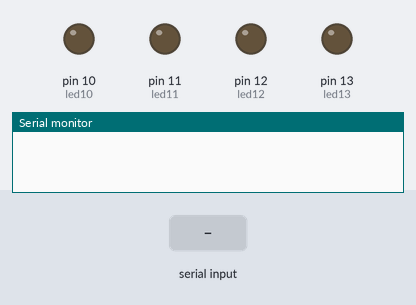
A sketch run on a simulated Arduino Uno, built with avr-gcc and run on an emulated ATmega328P. Parts: output pins drawn as LEDs (lit = HIGH), the last lines printed to the serial monitor. The test bench sets the inputs (shaded band).

Above: at 1.2 s.
1.3 s: "A,45\n" received over Serial
At 3.3 s:
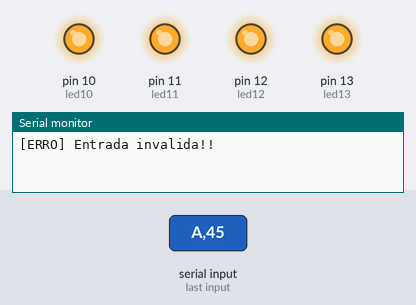
3.8 s: "200\n" received over Serial
At 5.2 s:
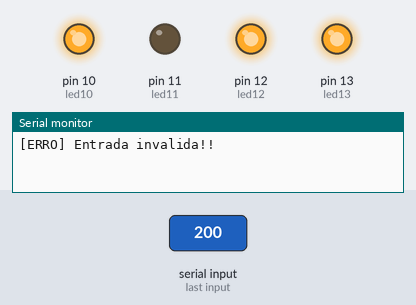
6.3 s: "A90\n" received over Serial
At 8.3 s:
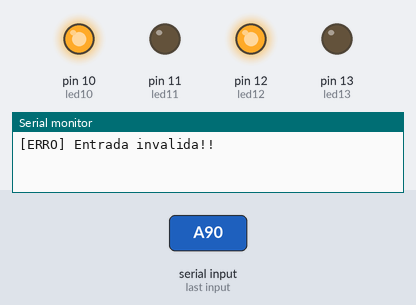
8.8 s: "B90\n" received over Serial
At 10.2 s:
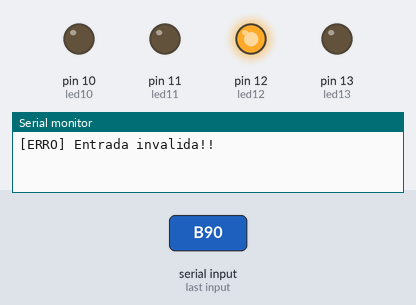
11.3 s: "C90\n" received over Serial
At 13.3 s:
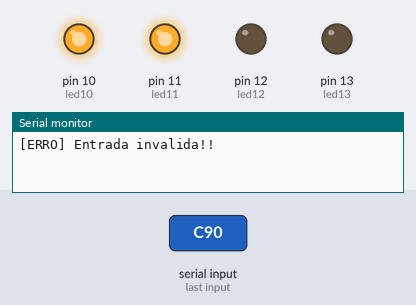
13.8 s: "D90\n" received over Serial
At 15.3 s:
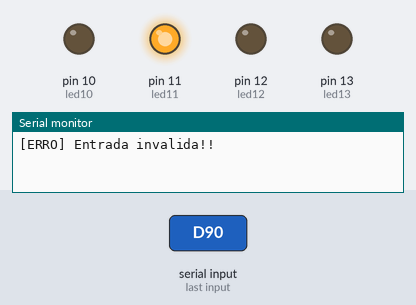
Timing chart, 0 to 16.8 s (numbered marks = the images above; inputs shaded):
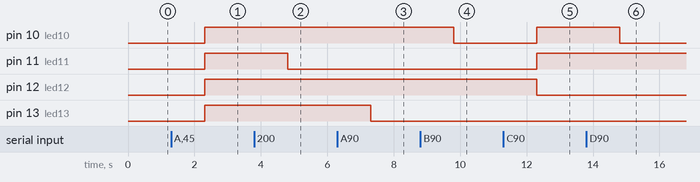

The sketch:

Rel_07_Arduino.ino
```cpp
/*
  Relatório 7
  ULA - Arduino
  Teste dos programas em Java
*/

// Definição de valores para variáveis
int led10 = 10;
int led11 = 11;
int led12 = 12;
int led13 = 13;
String x;
byte A;
byte B;
char C;
String out;
byte resp;

void setup ( )
{
  Serial.begin(9600);
  pinMode(led10, OUTPUT);
  pinMode(led11, OUTPUT);
  pinMode(led12, OUTPUT);
  pinMode(led13, OUTPUT);
}// fim setup ( )

void mostrar (char x, int led)
{
  if (x == '1')
    digitalWrite(led, HIGH);
  else if (x == '0')
    digitalWrite(led, LOW);
}// fim mostrar ( )

byte cvtChar (char c)
{
  byte b = 0;

  if (c > 47 && c < 58)
    b = c - 48;
  else if (c > 64 && c < 71)
    b = c - 55;
  else
    Serial.println("[ERRO] Entrada invalida!!");

  return (b);
}// fim cvtChar

void loop ( )
{
  if (Serial.available( ) > 0)
  {
    x = Serial.readString( );

    A = cvtChar(x.charAt(0));
    B = cvtChar(x.charAt(1));
    C = x.charAt(2);

    switch (C)
    {
      case '0':
        resp = ~A;
        break;
      case '1':
        resp = ~(A|B);
        break;
      case '2':
        resp = (~A)&B;
        break;
      case '3':
        resp = 0;
        break;
      case '4':
        resp = ~(A&B);
        break;
      case '5':
        resp = ~B;
        break;
      case '6':
        resp = A^B;
        break;
      case '7':
        resp = A&(~B);
        break;
      case '8':
        resp = (~A)|B;
        break;
      case '9':
        resp = ~(A^B);
        break;
      case 'A':
        resp = B;
        break;
      case 'B':
        resp = A&B;
        break;
      case 'C':
        resp = 15;
        break;
      case 'D':
        resp = A|(~B);
        break;
      case 'E':
        resp = A|B;
        break;
      case 'F':
        resp = A;
        break;
      default:
        Serial.println("[ERRO] Operacao invalida!!");
        break;
    }

    out = String(resp|128,BIN);

    mostrar(out.charAt(4), led13);
    mostrar(out.charAt(5), led12);
    mostrar(out.charAt(6), led11);
    mostrar(out.charAt(7), led10);

    //if (Serial.read( ) == '\n')   // ignorar
  }
}// fim loop ( )
```

Measured:
- after the input at 1.3 s, pin 10 (led10), pin 11 (led11), pin 12 (led12), pin 13 (led13): LOW → HIGH after 1.0 s
- after the input at 3.8 s, pin 11 (led11): HIGH → LOW after 1.0 s
- after the input at 6.3 s, pin 13 (led13): HIGH → LOW after 1.0 s
- after the input at 8.8 s, pin 10 (led10): HIGH → LOW after 1.0 s
- after the input at 11.3 s, pin 10 (led10), pin 11 (led11): LOW → HIGH after 1.0 s; pin 12 (led12): HIGH → LOW after 1.0 s
- after the input at 13.8 s, pin 10 (led10): HIGH → LOW after 1.0 s
